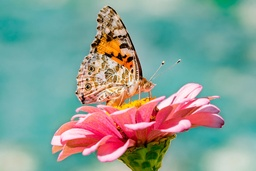
#> input picture image2.jpg, 256 x 171 px, shrunk from 960 x 640 before the run, found by its file name
$ python EncuentraBordes.py
#> lines starting #> are read from the running program, lines starting #| are printed output that depends on the picture
from PIL import ImageTk, Image
import numpy as np

im= Image.open('image2.jpg')
#> im is the input picture: PIL image 256x171 RGB; mean R, G, B 134.7, 157.4, 147.8

def convierte(im,carga,matriz,factor,aux):
#> called with matriz = array of shape (5, 5), factor = 1, aux = 0
	width = im.size[0]
#> width = 256
	height = im.size[1]
#> height = 171
	rgb = im.convert('RGB')
	pixels = carga.load()
	x,y = matriz.shape

	for i in range(width):
		for j in range(height):
			rojo = 0.0
			verde = 0.0
			azul = 0.0
			for k in range(x):
				for l in range (y):
					imageX = (i - x / 2 + k + width) % width
					imageY = (j - y / 2 + l + height) % height
					r,g,b = rgb.getpixel((imageX,imageY))
					valor = matriz.item((k,l))
					rojo += r * valor
					verde += g * valor
					azul += b * valor

			red = min(max((factor * rojo + aux),0),255)
			green = min(max((factor * verde + aux),0),255)
			blue = min(max((factor * azul + aux),0),255)
			pixels[i,j] = (int(red),int(green),int(blue))

	return carga

matriz = np.matrix([[0,0,-1,0,0]
					, [0,0,-1,0,0]
					, [0,0, 2,0,0]
					, [0,0, 0,0,0]
					, [0,0, 0,0,0]])
factor = 1.0
aux = 0.0
img = convierte(im,im,matriz,factor,aux)
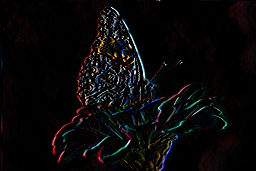
#> img: PIL image 256x171 RGB; mean R, G, B 9.1, 8.2, 8.6

img.show()
